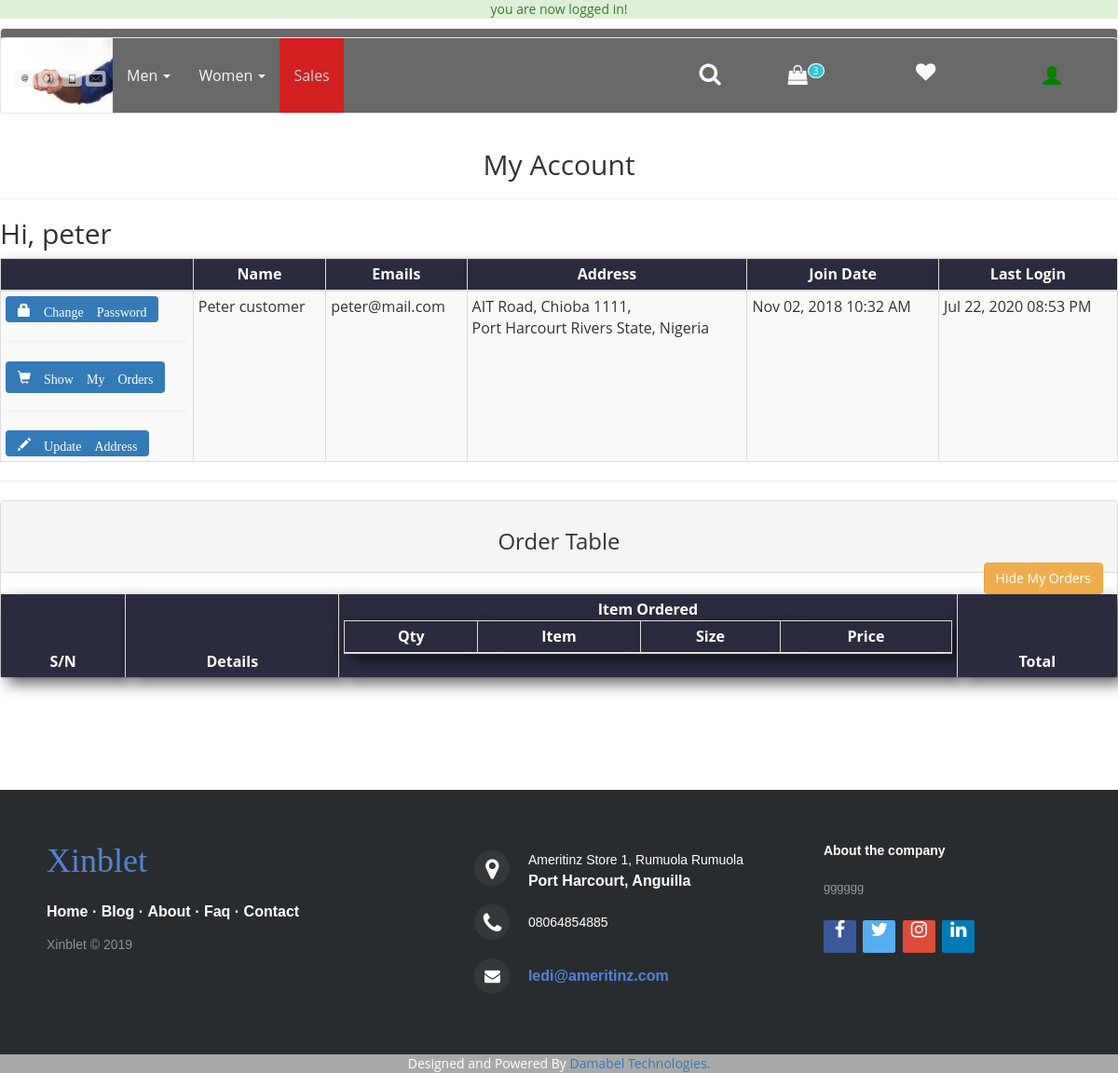
/account.php (signed in), run on the app's committed database.
### tables this page shows
CREATE TABLE `cart` (
  `id` int(11) NOT NULL,
  `username` text NOT NULL,
  `items` text NOT NULL,
  `expire_date` datetime NOT NULL,
  `paid` tinyint(4) NOT NULL DEFAULT '0',
  `shipped` tinyint(4) NOT NULL DEFAULT '0',
  `exp_time` int(11) NOT NULL
);

CREATE TABLE `customer_user` (
  `id` int(11) NOT NULL,
  `username` varchar(20) NOT NULL,
  `full_name` varchar(250) NOT NULL,
  `email` varchar(175) NOT NULL,
  `password` varchar(255) NOT NULL,
  `phone` varchar(15) NOT NULL,
  `street` varchar(255) NOT NULL,
  `street2` varchar(255) NOT NULL,
  `city` text NOT NULL,
  `state` text NOT NULL,
  `zip_code` text NOT NULL,
  `country` text NOT NULL,
  `join_date` datetime NOT NULL DEFAULT CURRENT_TIMESTAMP,
  `last_login` datetime NOT NULL,
  `permissions` varchar(255) NOT NULL
);

CREATE TABLE `settings` (
  `id` int(11) NOT NULL,
  `company_name` varchar(50) NOT NULL DEFAULT 'Company Name',
  `logo` text NOT NULL,
  `about` text NOT NULL,
  `product` text NOT NULL,
  `email` varchar(50) NOT NULL,
  `tel` varchar(50) NOT NULL DEFAULT 'Tel no',
  `slogan` text NOT NULL,
  `facebook_id` text NOT NULL,
  `instagram_id` text NOT NULL,
  `twitter_id` text NOT NULL,
  `linkedin_id` text NOT NULL,
  `youtube_id` text NOT NULL,
  `currency` varchar(20) NOT NULL DEFAULT 'dollars',
  `maintenance_status` tinyint(4) NOT NULL DEFAULT '1',
  `address` text NOT NULL,
  `city` varchar(25) NOT NULL,
  `country` varchar(25) NOT NULL
);

### helpers/helpers.php (called while the page is built, shortened)
<?php
function sanitize($dirty){
  return htmlentities($dirty,ENT_QUOTES,"UTF-8");
}
  ?>
<?php
function my_dateFormat($date){
  return date("M d, Y h:i A",strtotime($date));
}

### account.php (the view, shortened to what this page needs)
<?php
require_once $_SERVER['DOCUMENT_ROOT'].'/ecommerce/core/init.php';
include 'includes/head.php';
include 'includes/navigation.php';
if(isset($user_data['email'])){
  $user_email = $user_data['email'];
}else{
  login_error_redirect();
}
  $successflag = 0;
  $errors = array();
    ?>
    <?php
if(isset($_GET['edit']) && $successflag == 0){
  $edit_id =(int)$_GET['edit'];
  $AdressUserResults = $db->query("SELECT * FROM customer_user WHERE email = '$user_email'");
  $userAddress = mysqli_fetch_assoc($AdressUserResults);
  $street = ((isset($_POST['street']) && $_POST['street'] != '')?sanitize($_POST['street']):$userAddress['street']);
  $street2 = ((isset($_POST['street2']) && $_POST['street2'] != '')?sanitize($_POST['street2']):$userAddress['street2']);
  $city = ((isset($_POST['city']) && $_POST['city'] != '')?sanitize($_POST['city']):$userAddress['city']);
  $state = ((isset($_POST['state']) && $_POST['state'] != '')?sanitize($_POST['state']):$userAddress['state']);
  $zip_code = ((isset($_POST['zip_code']) && $_POST['zip_code'] != '')?sanitize($_POST['zip_code']):$userAddress['zip_code']);
  $phone = ((isset($_POST['phone']) && $_POST['phone'] != '')?sanitize($_POST['phone']):$userAddress['phone']);
  $country = ((isset($_POST['country']) && $_POST['country'] != '')?sanitize($_POST['country']):$userAddress['country']);
  if(isset($_POST['address'])){
      $required = array('street', 'city','state', 'zip_code','country','phone');
    foreach($required as $f){
      if(empty($_POST[$f])){
        $errors[]="You must fill all fields.";
        break;
      }
    }
    if (!is_accept_phone_no($phone)){
    $errors[] = 'Phone number must have 11 figures. e.g 08030342243';
    }
    if(!empty($errors)){
      $display =display_errors($errors); ?>
      <script>
        jQuery('document').ready(function(){
          jQuery('#errors').html('<?=$display; ?>');
        });
      </script>
    <?php
    }else{
      $insertSql = "UPDATE customer_user SET street ='$street', street2 ='$street2', state = '$state',city = '$city', zip_code ='$zip_code', phone='$phone', country = '$country'
      WHERE email='$user_email'";
      $db->query($insertSql);
      $successflag = 1;
      }
    }
?>
<div class="container-fluid">
  <?php if ($successflag==1){ ?>
    <div id='success'> </div>
    <a href="account" class="btn btn-lg btn-success"> Return Back to account</a>
    <?php  if(isset($_SESSION['rdrurl'])){ ?>
      <a href="<?=$_SESSION['rdrurl']?>" class="btn btn-lg btn-success "> Return to previous page..</a>
  <?php } ?>
    <?php }else{ ?>
      <h2 class="text-center"><?=((isset($_GET['edit']))?'Update ':'');?>Address</h2><hr>
      <div id='errors'> </div>
    <form action="account.php?<?=((isset($_GET['edit']))?'edit='.$edit_id:'');?>" method="post" enctype="multipart/form-data">
      <div class="form-group col-md-6">
        <label for="name">Street:</label>
        <input type="text" name="street" id="street" class="form-control" value="<?=((isset($_GET['edit']))?$street:'');?>" required>
      </div>
      <div class="form-group col-md-6">
        <label for="street2">Street2:</label>
        <input type="text" name="street2" id="street2" class="form-control" value="<?=((isset($_GET['edit']))?$street2:'');?>">
      </div>
      <div class="form-group col-md-6">
        <label for="city">city:</label>
        <input type="text" name="city" id="city" class="form-control" value="<?=((isset($_GET['edit']))?$city:'');?>" required>
      </div>
      <div class="form-group col-md-6">
        <label for="state">state:</label>
        <input type="text" name="state" id="state" class="form-control" value="<?=((isset($_GET['edit']))?$state:'');?>" required>
      </div>
      <div class="form-group col-md-6">
        <label for="zip_code">zip_code:</label>
        <input type="text" name="zip_code" id="zip_code" class="form-control" value="<?=((isset($_GET['edit']))?$zip_code:'');?>">
      </div>
      <div class="form-group col-md-6">
        <label for="phone">Tel:</label>
        <input type="number" name="phone" id="phone" class="form-control" value="<?=((isset($_GET['edit']))?$phone:'');?>" required>
      </div>
      <div class="form-group col-md-6">
        <label for="country">country:</label>
        <input type="text" name="country" id="country" class="form-control" value="<?=((isset($_GET['edit']))?$country:'');?>" required>
      </div>
      <div class="form-group col-md-6 text-right" style="margin-top:25px;">
        <a href="account" class="btn btn-default">Cancel</a>
        <input type="submit" name ='address'value="<?=((isset($_GET['edit']))?'Update': '');?> Address" class="btn btn-primary">
      </div>
    </form>
      <?php } ?>
  </div>
<?php
}else{
$userQuery = $db->query("SELECT * FROM customer_user WHERE email = '$user_email'");
$user = mysqli_fetch_assoc($userQuery)
?>
<h2 class="text-center">My Account </h2><hr>
<h2>Hi, <?=$user['username']; ?></h2>
<table class="table table-bordered table-striped table-condensed">
  <thead><th></th><th>Name</th><th>Emails</th><th>Address</th><th>Join Date</th><th>Last Login</th></thead>
  <tbody>
    <tr>
      <td>
          <a href="change_password?<?=$user['id'];?>" class="btn bg-primary btn-md"><span class ="glyphicon glyphicon-lock"> Change Password</span></a><hr>
          <button id="myOrders" class="glyphicon glyphicon-shopping-cart btn bg-primary"onclick="transFunction()"> Show My Orders</button><hr>
          <a href="account?edit=<?=$user['id'];?>" class="btn bg-primary btn-md"><span class ="glyphicon glyphicon-pencil"> Update Address</span></a>
      </td>
      <td><?=$user['full_name'];?></td>
      <td><?=$user['email'];?></td>
      <td><?=$user['street'];?>, <?=$user['street2'];?> <?=$user['zip_code'];?>,<br><?=$user['city'];?> <?=$user['state'];?>, <?=$user['country'];?></td>
      <td><?=my_dateFormat($user['join_date']);?></td>
      <td><?=(($user['last_login'] =='0000-00-00 00:00:00')?'Never logged in':my_dateFormat($user['last_login']));?></td>
    </tr>
  </tbody>
</table><hr>
<?php }
    ?>
    <div id="orderContainer"class="countainer">
    <div class="panel panel-default">
      <div class="panel-heading text-center"><h3>Order Table</h3>
        <button id="myOrders" class="btn btn-warning pull-right"onclick="transFunction()"> Hide My Orders</button>
    </div>
    <table class="table table-bordered table-striped table-condensed">
      <thead class= "bg-primary"><th>S/N</th><th>Details</th>
        <th>Item Ordered
            <table class="table table-bordered table-condensed">
             <thead class= "bg-primary"><th>Qty</th><th>Item</th><th>Size</th><th>Price</th></thead>
           </table>
        </th>
        <th>Total</th></thead>
    </table>
</div>
</div>
<?php include 'includes/footer.php'; ?>

### includes/navigation.php (shortened to what this page needs)
<?php
$unique_item_count =0;
$cart_exist = 0;
if(isset($user_name)){
$cartQ = $db->query("SELECT * FROM cart WHERE username = '{$user_name}'");
$return = mysqli_num_rows($cartQ);
if($return == 1){
$CartResult = mysqli_fetch_assoc($cartQ);
$items = json_decode($CartResult['items'],true);
$unique_item_count = count($items);
$cart_exist = 1;
}
}
$pquery = $db->query($sql); ?>
<div class="bodycontainer-fluid topbar-social-icon navbar navbar-default">
	<h5 class="position-social-icon">
    <div class="rows">
      <div class="col-xs-6">
      </div>
        <div class="col-xs-6">
          <div class="footer-icons pull-right" id = "socialHover">
            <?php if(isset($globalsettings['facebook_id']) && $globalsettings['facebook_id']){ ?>
            <a target="_blank" href="https://<?=$globalsettings['facebook_id'];?>" id = "facebook" class="facebook"><i class="fa fa-facebook"></i></a>
          <?php } ?>
          <?php if(isset($globalsettings['twitter_id']) && $globalsettings['twitter_id'] != ''){ ?>
            <a target="_blank" href="https://<?=$globalsettings['twitter_id'];?>" id = "twitter" class="twitter"><i class="fa fa-twitter"></i></a>
          <?php } ?>
            <?php if(isset($globalsettings['instagram_id']) && $globalsettings['instagram_id'] !=''){ ?>
            <a target="_blank" href="https://<?=$globalsettings['instagram_id'];?>" id = "instagram" class="google"><i class="fa fa-instagram"></i></a>
          <?php } ?>
            <?php if(isset($globalsettings['linkedin_id']) && $globalsettings['linkedin_id'] != ''){ ?>
            <a target="_blank" href="https://<?=$globalsettings['linkedin_id'];?>" id = "linkedin" class="linkedin"><i class="fa fa-linkedin"></i></a>
          <?php } ?>
        	</div>
        </div>
    </div>
</h5>
</div>
<div class="containert navbar-fixed-top head-room">
  <nav class="navbar navbar-default" id="myNavbar">
    <div class="container-fluid">
    <div class="navbar-header">
    <a id="mybrandlogo" class="navbar-brand" href="index"></a>
	</div>
 <ul class="nav navbar-nav navbar-right account-pos">
 <li class="dropdown">
   <?php  if(isset($user_data['first'])){ ?>
   <a href="#" class="dropdown-toggle" data-toggle="dropdown" role="button" aria-haspopup="true" aria-expanded="false"><i class="glyphicon glyphicon-user userlog" aria-hidden="true"></i><span class="caret_none"></span></a>
   <?php  }else{ ?>
     <a href="#" class="dropdown-toggle" data-toggle="dropdown" role="button" aria-haspopup="true" aria-expanded="false"><i class="glyphicon glyphicon-user logoutuser userlog" aria-hidden="true"></i><span class="caret_none"></span></a>
   <?php } ?>
 </li>
</ul>
<ul class="nav navbar-nav navbar-right wishlogo_pos">
   <li><a href="wishlist" ><i  class="navWishicon fa fa-heart fa-lg" aria-hidden="true"></i></a></li>
 </ul>
 <?php if ($cart_exist == 0): ?>
 <ul class="nav navbar-nav navbar-right cart2">
 <li class="dropdown">
		<a href="#" class="dropdown-toggle" data-toggle="dropdown" role="button" aria-haspopup="true" aria-expanded="false"><i  class="fa fa-shopping-bag fa-lg" aria-hidden="true"></i></a>
	 <?php else: ?>
		<ul class="nav navbar-nav navbar-right cart">
		<li class="dropdown">
		 <a href="#" class="dropdown-toggle" data-toggle="dropdown" role="button" aria-haspopup="true" aria-expanded="false"><i  class="fa fa-shopping-bag fa-lg" aria-hidden="true"></i><span  id="cartCount"><?=$unique_item_count;?></span></a>
	 <?php endif; ?>
 </li>
</ul>
  <?php  include '../ecommerce/includes/widgets/search.php';?>
  <div class="navbar-collapse collapse">
		<ul class="nav navbar-nav">
			<li class="dropdown mega-dropdown">
				<a href="#" class="dropdown-toggle" data-toggle="dropdown">Men <span class="caret"></span></a>
			</li>
            <li class="dropdown mega-dropdown">
    			<a href="#" class="dropdown-toggle" data-toggle="dropdown">Women <span class="caret"></span></a>
			</li>
            <li id="sales" class="sales"><a href="sales">Sales </a></li>
		</ul>
	</div>
  </nav>
</div>
<div class="bodycontainer-fluid maincontent">

### includes/footer.php (shortened to what this page needs)
</div><br>
<div class="col-md-15 text-center">
 <footer class="footer-distributed">
   <div class="footer-left">
     <h3><span><?=$globalsettings['company_name'];?></span></h3>
     <p class="footer-links">
       <a href="index">Home</a>
       ·
       <a href="#">Blog</a>
       ·
       <a href="about">About</a>
       ·
       <a href="faq">Faq</a>
       ·
       <a href="contact">Contact</a>
     </p>
     <p class="footer-company-name"><?=$globalsettings['company_name'];?> &copy; 2019</p>
   </div>
   <div class="footer-center">
     <div>
       <i class="fa fa-map-marker"></i>
       <p><span><?=$globalsettings['address'];?></span> <?=$globalsettings['city'];?>, <?=$globalsettings['country'];?></p>
     </div>
     <div>
       <i class="fa fa-phone"></i>
       <p><span><?=$globalsettings['tel'];?></span><span></span></p>
     </div>
     <div>
       <i class="fa fa-envelope"></i>
       <p><a href="mailto:<?=$globalsettings['email'];?>"><?=$globalsettings['email'];?></a></p>
     </div>
   </div>
   <div class="footer-right">
     <p class="footer-company-about">
       <span>About the company</span>
       <?=$globalsettings['about'];?>
     </p>
       <div class="footer-icons" id = "socialHover">
         <?php if(isset($globalsettings['facebook_id']) && $globalsettings['facebook_id']){ ?>
         <a target="_blank" href="https://<?=$globalsettings['facebook_id'];?>" id = "facebook" class="facebook"><i class="fa fa-facebook"></i></a>
       <?php } ?>
       <?php if(isset($globalsettings['twitter_id']) && $globalsettings['twitter_id'] != ''){ ?>
         <a target="_blank" href="https://<?=$globalsettings['twitter_id'];?>" id = "twitter" class="twitter"><i class="fa fa-twitter"></i></a>
       <?php } ?>
         <?php if(isset($globalsettings['instagram_id']) && $globalsettings['instagram_id'] !=''){ ?>
         <a target="_blank" href="https://<?=$globalsettings['instagram_id'];?>" id = "instagram" class="google"><i class="fa fa-instagram"></i></a>
       <?php } ?>
         <?php if(isset($globalsettings['linkedin_id']) && $globalsettings['linkedin_id'] != ''){ ?>
         <a target="_blank" href="https://<?=$globalsettings['linkedin_id'];?>" id = "linkedin" class="linkedin"><i class="fa fa-linkedin"></i></a>
       <?php } ?>
       </div>
       </div>
 </footer>
</div>
<div class="col-md-12 text-center designer">Designed and Powered By
 <a href="https://godfreydamabel.com/siteenquiry/" id = "designer"> Damabel Technologies.</a>
</div>
<link rel="stylesheet" href="https://cdnjs.cloudflare.com/ajax/libs/font-awesome/4.7.0/css/font-awesome.min.css">
</body>
</html>

### data on the page
cart: items "3"
customer_user: username "peter", full_name "Peter customer", email "peter@mail.com", street "AIT Road", street2 "Chioba", zip_code "1111", city "Port Harcourt", state "Rivers State", country "Nigeria", join_date "Nov 02, 2018 10:32 AM", last_login "Jul 22, 2020 08:53 PM"
settings: company_name "Xinblet", address "Ameritinz Store 1, Rumuola Rumuola", city "Port Harcourt", country "Anguilla", tel "08064854885", email "ledi@ameritinz.com", about "gggggg"

### other printed values
$_SESSION['success_flash'] "you are now logged in!"
